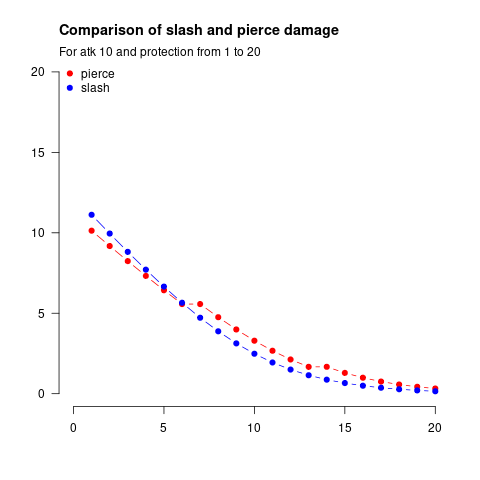

The script that drew this image:
roll = function(){sample(1:6, 1)}

roll_plus = function(){
    x = 0

    while({r = roll()} == 6){
        x = x + r - 1
        }
    x = x + r
    x
    }
    x = roll()
    if(x == 6){
        x = x - 1 + roll_plus()
    }

drn = function(){ roll_plus() + roll_plus() }

# Lets use a single set of simulated DRN
n = 10^6
drn_n = replicate(n, drn())

damage = function(dmg, prot, type = c("pierce", "slash")){
    type = match.arg(type)

    if(type == "pierce")
        prot = floor(prot * 0.85)

    y = dmg + drn_n  - prot - sample(drn_n)
    y[y < 0] = 0

    if(type == "slash")
        y = floor(y * 1.25)

    mean(y)
    }

spear = sapply(1:20, damage, dmg = 10, type = "pierce")
sword = sapply(1:20, damage, dmg = 10, type = "slash")

plot.new()
plot.window(xlim = c(0, 20), ylim = c(0, 20))
lines(spear, type = "b", col = "red", pch=19)
lines(sword, type = "b", col = "blue", pch=19)
axis(1)
axis(2, las = 1)
legend("topleft", bty="n", legend=c("pierce", "slash"), pch = 19, col = c("red", "blue"))
title(adj = 0, "Comparison of slash and pierce damage")
mtext(adj = 0, "For atk 10 and protection from 1 to 20")
